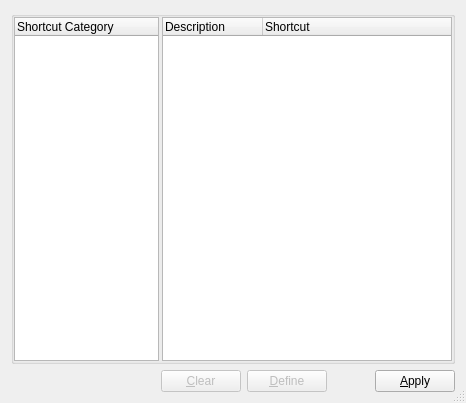
<?xml version="1.0" encoding="UTF-8"?>
<ui version="4.0">
 <class>ShortcutConfigBase</class>
 <widget class="QDialog" name="ShortcutConfigBase">
  <property name="geometry">
   <rect>
    <x>0</x>
    <y>0</y>
    <width>466</width>
    <height>403</height>
   </rect>
  </property>
  <property name="windowTitle">
   <string>Configure Keyboard Shortcuts</string>
  </property>
  <property name="sizeGripEnabled">
   <bool>true</bool>
  </property>
  <layout class="QVBoxLayout">
   <item>
    <widget class="QGroupBox" name="groupBox3">
     <property name="title">
      <string/>
     </property>
     <layout class="QHBoxLayout">
      <property name="spacing">
       <number>3</number>
      </property>
      <property name="margin">
       <number>0</number>
      </property>
      <item>
       <widget class="QTreeWidget" name="cgListView">
        <property name="sizePolicy">
         <sizepolicy hsizetype="Minimum" vsizetype="Expanding">
          <horstretch>1</horstretch>
          <verstretch>0</verstretch>
         </sizepolicy>
        </property>
        <property name="minimumSize">
         <size>
          <width>105</width>
          <height>200</height>
         </size>
        </property>
        <column>
         <property name="text">
          <string>Shortcut Category</string>
         </property>
         <property name="clickable">
          <bool>true</bool>
         </property>
         <property name="resizable">
          <bool>false</bool>
         </property>
        </column>
       </widget>
      </item>
      <item>
       <widget class="QTreeWidget" name="scListView">
        <property name="sizePolicy">
         <sizepolicy hsizetype="Preferred" vsizetype="Expanding">
          <horstretch>2</horstretch>
          <verstretch>0</verstretch>
         </sizepolicy>
        </property>
        <property name="minimumSize">
         <size>
          <width>170</width>
          <height>230</height>
         </size>
        </property>
        <column>
         <property name="text">
          <string>Description</string>
         </property>
         <property name="clickable">
          <bool>true</bool>
         </property>
         <property name="resizable">
          <bool>true</bool>
         </property>
        </column>
        <column>
         <property name="text">
          <string>Shortcut</string>
         </property>
         <property name="clickable">
          <bool>true</bool>
         </property>
         <property name="resizable">
          <bool>true</bool>
         </property>
        </column>
       </widget>
      </item>
     </layout>
    </widget>
   </item>
   <item>
    <layout class="QHBoxLayout">
     <item>
      <spacer name="spacer3">
       <property name="orientation">
        <enum>Qt::Horizontal</enum>
       </property>
       <property name="sizeType">
        <enum>QSizePolicy::Expanding</enum>
       </property>
       <property name="sizeHint" stdset="0">
        <size>
         <width>150</width>
         <height>21</height>
        </size>
       </property>
      </spacer>
     </item>
     <item>
      <widget class="QPushButton" name="clearButton">
       <property name="enabled">
        <bool>false</bool>
       </property>
       <property name="text">
        <string>&amp;Clear</string>
       </property>
       <property name="shortcut">
        <string>Alt+C</string>
       </property>
      </widget>
     </item>
     <item>
      <widget class="QPushButton" name="defineButton">
       <property name="enabled">
        <bool>false</bool>
       </property>
       <property name="text">
        <string>&amp;Define</string>
       </property>
       <property name="shortcut">
        <string>Alt+D</string>
       </property>
      </widget>
     </item>
     <item>
      <spacer name="spacer2">
       <property name="orientation">
        <enum>Qt::Horizontal</enum>
       </property>
       <property name="sizeType">
        <enum>QSizePolicy::Expanding</enum>
       </property>
       <property name="sizeHint" stdset="0">
        <size>
         <width>30</width>
         <height>21</height>
        </size>
       </property>
      </spacer>
     </item>
     <item>
      <widget class="QPushButton" name="applyButton">
       <property name="text">
        <string>&amp;Apply</string>
       </property>
       <property name="shortcut">
        <string>Alt+A</string>
       </property>
      </widget>
     </item>
    </layout>
   </item>
  </layout>
 </widget>
 <layoutdefault spacing="6" margin="11"/>
 <resources/>
 <connections/>
</ui>
